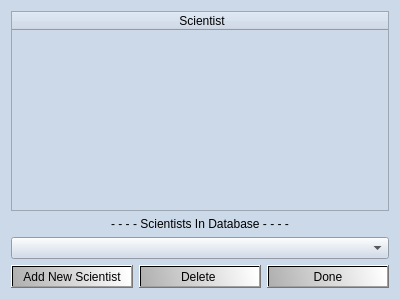
<?xml version="1.0" encoding="UTF-8"?>
<ui version="4.0">
 <class>editComputersRelations</class>
 <widget class="QDialog" name="editComputersRelations">
  <property name="geometry">
   <rect>
    <x>0</x>
    <y>0</y>
    <width>400</width>
    <height>299</height>
   </rect>
  </property>
  <property name="windowTitle">
   <string>Edit Related Scientists</string>
  </property>
  <property name="styleSheet">
   <string notr="true">QWidget{
background-color: rgb(204, 217, 233);
font-family: &quot;Verdana&quot;;
font-size: 9pt;
}

QDialog::dropdown_types{
color: white;
background-color: white;
}

QPushButton{
color: rgb(0, 0, 0);
background-color: qlineargradient(spread:pad, x1:0, y1:0.619, x2:1, y2:0.58, stop:0 rgba(176, 176, 176, 255), stop:1 rgba(255, 255, 255, 255));
}

QPushButton::hover{
background-color: qlineargradient(spread:reflect, x1:0, y1:0, x2:1, y2:1, stop:0.318408 rgba(69, 69, 69, 255), stop:1 rgba(162, 162, 162, 255));
}

QPushButton::pressed{
background-color: qlineargradient(spread:reflect, x1:0, y1:0, x2:1, y2:1, stop:0.318408 rgba(69, 69, 69, 255), stop:1 rgba(162, 162, 162, 255));
}</string>
  </property>
  <layout class="QVBoxLayout" name="verticalLayout">
   <item>
    <widget class="QTableWidget" name="tableWidget_scientists">
     <attribute name="horizontalHeaderDefaultSectionSize">
      <number>380</number>
     </attribute>
     <column>
      <property name="text">
       <string>Scientist</string>
      </property>
     </column>
    </widget>
   </item>
   <item>
    <widget class="QLabel" name="label">
     <property name="text">
      <string>&lt;html&gt;&lt;head/&gt;&lt;body&gt;&lt;p align=&quot;center&quot;&gt;- - - -  Scientists In Database - - - -&lt;/p&gt;&lt;/body&gt;&lt;/html&gt;</string>
     </property>
    </widget>
   </item>
   <item>
    <widget class="QComboBox" name="dropDown_scientists">
     <property name="accessibleName">
      <string/>
     </property>
     <property name="currentText">
      <string/>
     </property>
    </widget>
   </item>
   <item>
    <layout class="QHBoxLayout" name="horizontalLayout">
     <item>
      <widget class="QPushButton" name="pushButton_add">
       <property name="text">
        <string>Add New Scientist</string>
       </property>
      </widget>
     </item>
     <item>
      <widget class="QPushButton" name="pushButton">
       <property name="styleSheet">
        <string notr="true">QWidget{
background-color: rgb(204, 217, 233);
font-family: &quot;Verdana&quot;;
font-size: 9pt;
}

QDialog::dropdown_types{
color: white;
background-color: white;
}

QPushButton{
color: rgb(0, 0, 0);
background-color: qlineargradient(spread:pad, x1:0, y1:0.619, x2:1, y2:0.58, stop:0 rgba(176, 176, 176, 255), stop:1 rgba(255, 255, 255, 255));
}

QPushButton::hover{
background-color: qlineargradient(spread:reflect, x1:0, y1:0, x2:1, y2:1, stop:0.318408 rgba(69, 69, 69, 255), stop:1 rgba(162, 162, 162, 255));
}

QPushButton::pressed{
background-color: qlineargradient(spread:reflect, x1:0, y1:0, x2:1, y2:1, stop:0.318408 rgba(69, 69, 69, 255), stop:1 rgba(162, 162, 162, 255));
}</string>
       </property>
       <property name="text">
        <string>Delete </string>
       </property>
      </widget>
     </item>
     <item>
      <widget class="QPushButton" name="pushButton_done">
       <property name="text">
        <string>Done</string>
       </property>
      </widget>
     </item>
    </layout>
   </item>
  </layout>
 </widget>
 <resources/>
 <connections/>
</ui>
